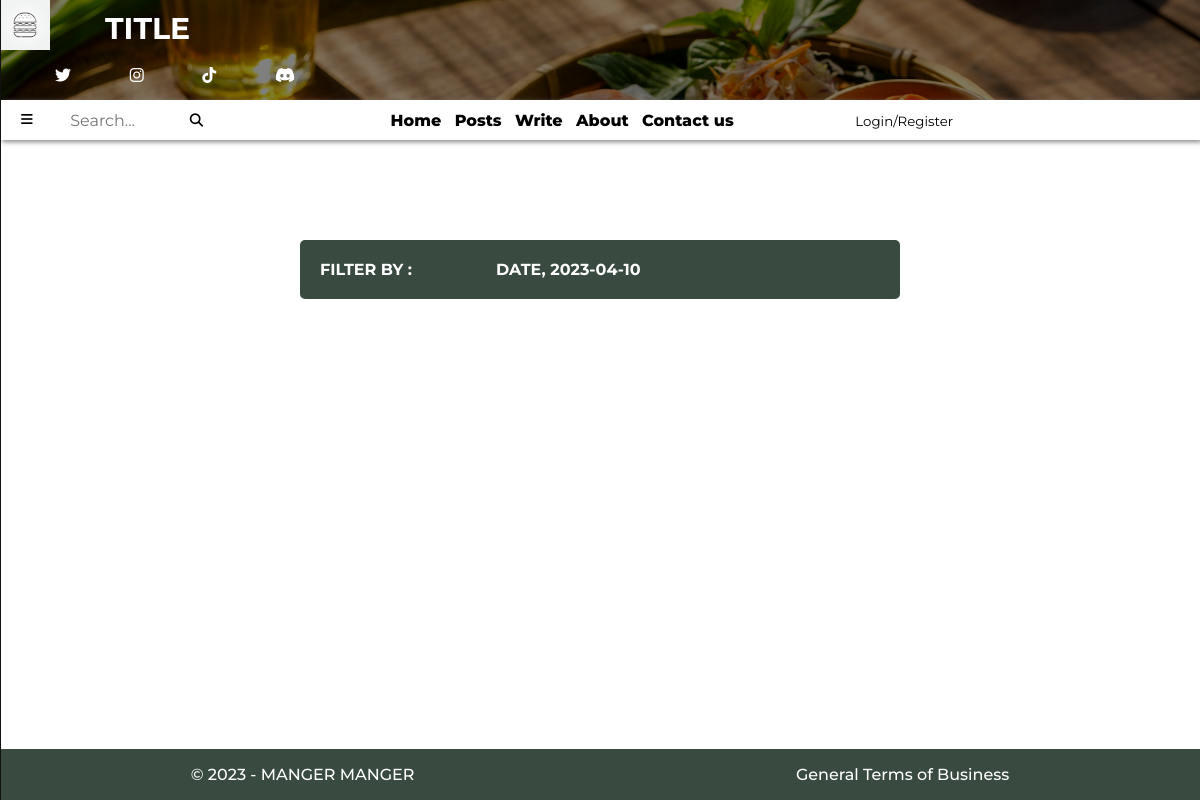
Before: /posts/date/2023-04-10/ with the older database file.
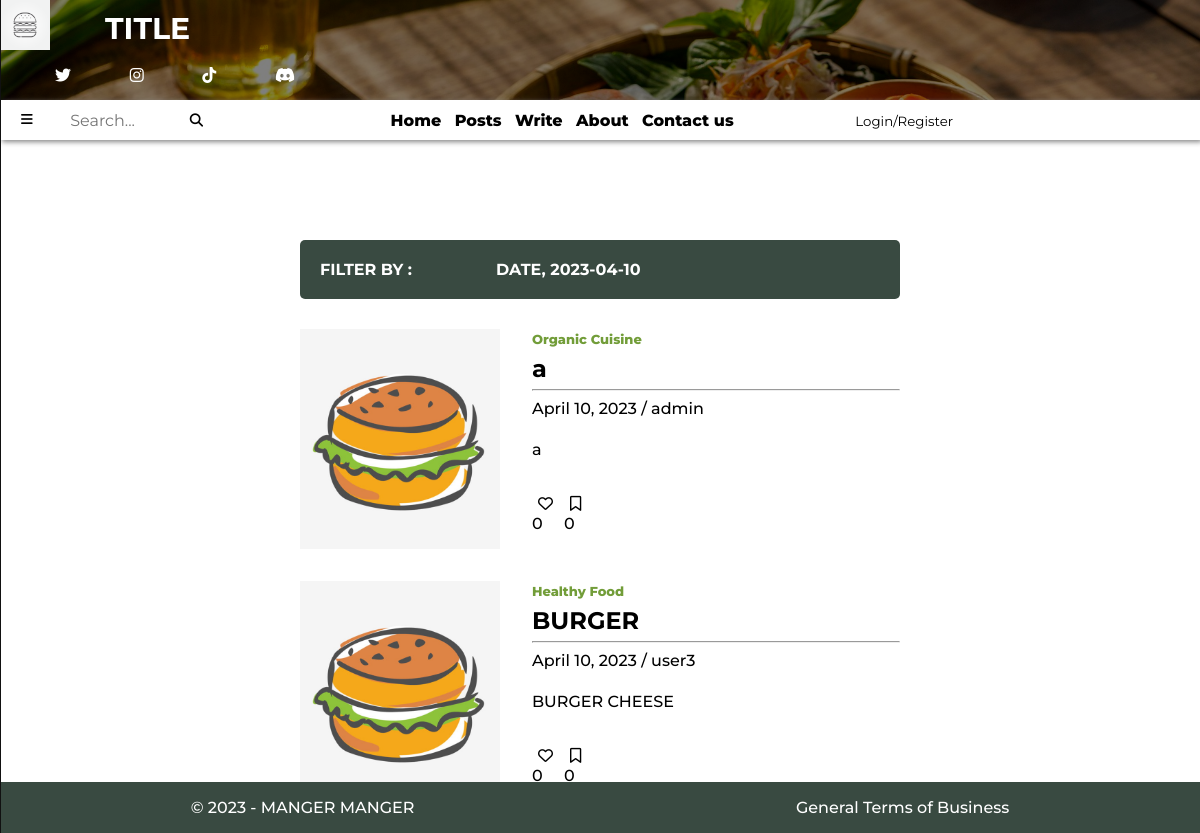
After: the same page with the newer database file.
### blog_app/models.py (models this page shows, shortened)
class PostModels(models.Model): # structure d'un article de blog
    class Categories(models.TextChoices): # permet de définir des choix textuels pour la catégorie
        Healthy_Food = 'Healthy Food' # Healthy Food ... sont les clés classées dans la BDD pour chaque catégories
        Organic_Cuisine = 'Organic Cuisine'
        Vegetarian_Food = 'Vegetarian Food'
    user_id= models.ForeignKey(UserModels, on_delete=models.CASCADE)
    categorie = models.fields.CharField(choices=Categories.choices, max_length=15)
    date = models.DateField(auto_now_add=True)
    title = models.CharField(max_length=30, blank=False)
    content = RichTextUploadingField(blank=False, null=True)
    image = models.ImageField(upload_to='posts_images/', blank=False, null=True)
    favoris = models.ManyToManyField(UserModels, blank=True, related_name='favoris')
    bookmark = models.ManyToManyField(UserModels, blank=True, related_name='bookmark')
    objects = PostManager()

class UserModels(AbstractUser):
    description = models.TextField(blank=True, null=True)
    objects = UserManager()

### blog_app/views.py (the view)
# urls.py: path('posts/<str:filter_by>/<value>/', views.posts, name="posts_filter"),
def posts(request, filter_by, value):
    first = request.GET.get('first', "True") # récuppère la valeur de first sinon donne la valeur True
    page_number = int(request.GET.get('current_page',2))
    search_text = None
    if first == "False":
        page_number+=1
    if filter_by == 'username':
        post_list = models.PostModels.objects.filter(user_id=value).order_by('-id')
    elif filter_by == 'other':
        search_text = request.GET.get('search')
        post_list = models.PostModels.objects.filter(Q(title__icontains=search_text)).order_by('-id')
    elif filter_by == 'all':
        post_list = models.PostModels.objects.all().order_by('-id')
    elif filter_by == 'date':
        post_list = models.PostModels.objects.filter(date=value).order_by('-date')
    elif filter_by == 'categorie':
        post_list = models.PostModels.objects.filter(categorie=value).order_by('-id')
    elif filter_by == 'bookmark':
        if request.user.is_authenticated:
            user = get_object_or_404(models.UserModels, id=value)
            post_list = models.PostModels.objects.filter(bookmark=user).order_by('-id')
        else:
            return redirect(reverse('login') + '?next=' + request.get_full_path())
    elif filter_by == 'favorite':
        if request.user.is_authenticated:
            user = get_object_or_404(models.UserModels, id=value)
            post_list = models.PostModels.objects.filter(favoris=user).order_by('-id')
        else:
            return redirect(reverse('login') + '?next=' + request.get_full_path())
    elif filter_by == 'myPosts':
        if request.user.is_authenticated:
            post_list = models.PostModels.objects.filter(user_id=value).order_by('-id')
        else:
            return redirect(reverse('login') + '?next=' + request.get_full_path())
    else:
        post_list = ""
    p = Paginator(post_list, 4) # crée une pagination avec 4 éléments de post_list par page
    page = request.GET.get('page') # récuppère le numéro la page actuelle
    posts = p.get_page(page) # récuppère la page actuelle
    context = {
        'posts': posts,
        'filter_by': filter_by,
        'value': value,
        'page_max': p.num_pages + 1,
        'page_number': page_number,
        }
    if search_text != None:
        context['search_text'] = search_text
    if not posts:
        context['message'] = "Empty for now, come back later"
    else:
        context['message'] = None
    if filter_by == 'username' or filter_by == 'bookmark' or filter_by == 'favorite':
        context['username'] = get_object_or_404(models.UserModels, pk=value)
    elif filter_by == 'date':
        context['date'] = value
    elif filter_by == 'categorie':
        context['categorie'] = value
    return render(request, 'blog_app/post/posts.html', context)

### blog_app/templates/blog_app/post/posts.html (shortened to what this page needs)
{% extends 'base.html' %}
    {% block stylesheet %}
    {% load static %}
    <link rel="stylesheet" type="text/css" href={% static "blog_app/posts.css" %}>
    {% endblock stylesheet %}
    {% block index %}
    {% if page_number <= 2 %}
        {% include 'top_page.html' %}
        {% include 'nav.html' %}
    <section class="display-posts">
        <div class="banner">
            {% if filter_by == 'other' %}
                <span class="sort-by">Result for :</span>
                <span class="sort-value">{{ search_text }}</span>
            {% else %}
                <span class="sort-by">Filter by :</span>
                {% if filter_by == 'all' %}
                <span class="sort-value">All posts</span>
                {% elif filter_by == 'username' %}
                <span class="sort-value">Pots of {{ username }}</span>
                {% elif filter_by == 'date' %}
                <span class="sort-value">Date, {{ date }}</span>
                {% elif filter_by == 'categorie' %}
                <span class="sort-value">Category, {{ categorie }}</span>
                {% elif filter_by == 'myPosts' %}
                <span class="sort-value">My Posts</span>
                {% elif filter_by == 'favorite' %}
                <span class="sort-value">Posts Favorited by {{ username }} </span>
                {% endif %}
            {% endif %}
        </div>
    {% endif %}
    {% if page_number <= page_max %}
        <div class="posts new-posts"
            hx-get="/posts/{{ filter_by }}/{{ value }}/?page={{ page_number }}&first=False&current_page={{ page_number }}"
            hx-trigger="revealed"
            hx-swap="afterend">
            {% for post in posts %}
                <div class="post" >
                    <div class="post-img img-zoom"
                        style="background-image: url('{{ MEDIA_URL }}{{ post.image.url }}');"
                        onclick="location.href='{% url 'post_detail' pk=post.id user_id=post.user_id categorie=post.categorie %}'">
                    </div>
                    <div class="post-description"
                        onclick="location.href='{% url 'post_detail' pk=post.id user_id=post.user_id categorie=post.categorie %}'">
                        <a href="{% url 'posts_filter' filter_by='categorie' value=post.categorie %}" class="post-categorie colored-text">
                            {{ post.categorie }}
                        </a>
                        <h2 class="bold-title">
                            {{ post.title }}
                        </h2>
                        <hr>
                        <a href="{% url 'posts_filter' filter_by='date' value=post.date %}" class="date transition-btn">
                            {{ post.date }}
                        </a>
                        <span>/</span>
                        <a href="{% url 'posts_filter' filter_by='username' value=post.user_id.id %}" class="author transition-btn">
                            {{ post.user_id.username }}
                        </a>
                        <div class="description-text">
                            {{ post.content|safe }}
                        </div>
                    </div>
                    <div class="last-row">
                        <div class="zone-icons icons boutons">
                            {% include "blog_app/favori_btn.html" %}
                            {% include "blog_app/bookmark_btn.html" %}
                        </div>
                        <div class="empty-col" onclick="location.href='{% url 'post_detail' pk=post.id user_id=post.user_id categorie=post.categorie %}'"></div>
                    </div>
                </div>
            {% endfor %}
        </div>
    {% endif %}
    {% if page_number <= 2 %}
    </section>
        {% if page_max == 2 and posts|length != 4 %}
            {% include 'footer.html' %}
        {% else %}
            {% include 'footer.html' %}
        {% endif %}
    {% endif %}
    {% endblock index %}

### blog_app/templates/blog_app/favori_btn.html
<div id="favori-btns{{ post.id }}">
  <p>
    <button
      hx-post="{% url 'add_remove_favori' post.id %}"
      hx-target="#favori-btns{{ post.id }}"
      hx-swap="#favori-btns{{ post.id }}">
      {% if user in post.favoris.all %}
        <i class="fa-solid fa-heart material-icons"></i>
      {% else %}
        <i class="fa-regular fa-heart material-icons"></i>
      {% endif %}
    </button>
    {{ post.favoris.count }}
  </p>
</div>

### blog_app/templates/blog_app/bookmark_btn.html
<div id="bookmark-btns{{ post.id }}">
  <p>
    <button
      hx-post="{% url 'add_remove_bookmark' post.id %}"
      hx-target="#bookmark-btns{{ post.id }}"
      hx-swap="#bookmark-btns{{ post.id }}">
      {% if user in post.bookmark.all %}
        <i class="fa-solid fa-bookmark material-icons"></i>
      {% else %}
        <i class="fa-regular fa-bookmark material-icons"></i>
      {% endif %}
    </button>
    {{ post.bookmark.count }}
  </p>
</div>

Changed rows visible on the page:
added PostModels: image (picture), categorie "Organic Cuisine", title "a", date "April 10, 2023", user_id.username "admin", content "a", favoris.count "0", bookmark.count "0"
added PostModels: image (picture), categorie "Healthy Food", title "BURGER", date "April 10, 2023", user_id.username "user3", content "BURGER CHEESE", favoris.count "0", bookmark.count "0"
